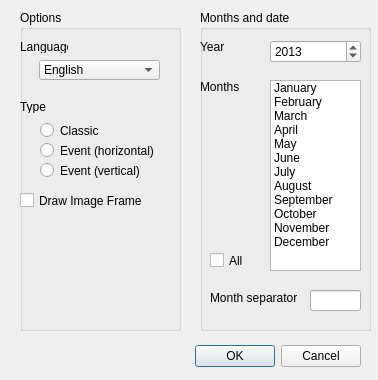
<?xml version="1.0" encoding="UTF-8"?>
<ui version="4.0">
 <class>calendar_win</class>
 <widget class="QDialog" name="calendar_win">
  <property name="geometry">
   <rect>
    <x>0</x>
    <y>0</y>
    <width>378</width>
    <height>380</height>
   </rect>
  </property>
  <property name="windowTitle">
   <string>Calendar Wizard</string>
  </property>
  <property name="windowIcon">
   <iconset>
    <normaloff>../../../scribus_git/scribus/Scribus/resources/icons/AppIcon2.png</normaloff>../../../scribus_git/scribus/Scribus/resources/icons/AppIcon2.png</iconset>
  </property>
  <widget class="QDialogButtonBox" name="buttonBox">
   <property name="geometry">
    <rect>
     <x>20</x>
     <y>340</y>
     <width>341</width>
     <height>32</height>
    </rect>
   </property>
   <property name="orientation">
    <enum>Qt::Horizontal</enum>
   </property>
   <property name="standardButtons">
    <set>QDialogButtonBox::Cancel|QDialogButtonBox::Ok</set>
   </property>
  </widget>
  <widget class="QGroupBox" name="cal_options_type">
   <property name="geometry">
    <rect>
     <x>20</x>
     <y>10</y>
     <width>161</width>
     <height>321</height>
    </rect>
   </property>
   <property name="title">
    <string>Options</string>
   </property>
   <property name="flat">
    <bool>false</bool>
   </property>
   <widget class="QLabel" name="langLabel">
    <property name="geometry">
     <rect>
      <x>0</x>
      <y>30</y>
      <width>48</width>
      <height>13</height>
     </rect>
    </property>
    <property name="text">
     <string>Language</string>
    </property>
   </widget>
   <widget class="QComboBox" name="langListbox">
    <property name="geometry">
     <rect>
      <x>19</x>
      <y>50</y>
      <width>121</width>
      <height>20</height>
     </rect>
    </property>
    <item>
     <property name="text">
      <string>English</string>
     </property>
    </item>
    <item>
     <property name="text">
      <string>Français</string>
     </property>
    </item>
    <item>
     <property name="text">
      <string>Deutsch</string>
     </property>
    </item>
    <item>
     <property name="text">
      <string>Italiano</string>
     </property>
    </item>
   </widget>
   <widget class="QLabel" name="typeLabel">
    <property name="geometry">
     <rect>
      <x>0</x>
      <y>90</y>
      <width>48</width>
      <height>13</height>
     </rect>
    </property>
    <property name="text">
     <string>Type</string>
    </property>
   </widget>
   <widget class="QRadioButton" name="typeClRadio">
    <property name="geometry">
     <rect>
      <x>20</x>
      <y>110</y>
      <width>93</width>
      <height>21</height>
     </rect>
    </property>
    <property name="text">
     <string>Classic</string>
    </property>
   </widget>
   <widget class="QRadioButton" name="typeEvRadio">
    <property name="geometry">
     <rect>
      <x>20</x>
      <y>130</y>
      <width>121</width>
      <height>21</height>
     </rect>
    </property>
    <property name="text">
     <string>Event (horizontal)</string>
    </property>
   </widget>
   <widget class="QRadioButton" name="typeVERadio">
    <property name="geometry">
     <rect>
      <x>20</x>
      <y>150</y>
      <width>111</width>
      <height>21</height>
     </rect>
    </property>
    <property name="text">
     <string>Event (vertical)</string>
    </property>
   </widget>
   <widget class="QCheckBox" name="imageCheck">
    <property name="geometry">
     <rect>
      <x>0</x>
      <y>180</y>
      <width>141</width>
      <height>21</height>
     </rect>
    </property>
    <property name="text">
     <string>Draw Image Frame</string>
    </property>
   </widget>
  </widget>
  <widget class="QGroupBox" name="cal_options_time">
   <property name="geometry">
    <rect>
     <x>200</x>
     <y>10</y>
     <width>171</width>
     <height>321</height>
    </rect>
   </property>
   <property name="title">
    <string>Months and date</string>
   </property>
   <widget class="QLabel" name="yearLabel">
    <property name="geometry">
     <rect>
      <x>0</x>
      <y>30</y>
      <width>48</width>
      <height>13</height>
     </rect>
    </property>
    <property name="text">
     <string>Year</string>
    </property>
   </widget>
   <widget class="QSpinBox" name="spinBox">
    <property name="geometry">
     <rect>
      <x>70</x>
      <y>30</y>
      <width>91</width>
      <height>23</height>
     </rect>
    </property>
    <property name="maximum">
     <number>9999</number>
    </property>
    <property name="value">
     <number>2013</number>
    </property>
   </widget>
   <widget class="QListWidget" name="monthListbox">
    <property name="geometry">
     <rect>
      <x>70</x>
      <y>70</y>
      <width>91</width>
      <height>191</height>
     </rect>
    </property>
    <item>
     <property name="text">
      <string>January</string>
     </property>
    </item>
    <item>
     <property name="text">
      <string>February</string>
     </property>
    </item>
    <item>
     <property name="text">
      <string>March</string>
     </property>
    </item>
    <item>
     <property name="text">
      <string>April</string>
     </property>
    </item>
    <item>
     <property name="text">
      <string>May</string>
     </property>
    </item>
    <item>
     <property name="text">
      <string>June</string>
     </property>
    </item>
    <item>
     <property name="text">
      <string>July</string>
     </property>
    </item>
    <item>
     <property name="text">
      <string>August</string>
     </property>
    </item>
    <item>
     <property name="text">
      <string>September</string>
     </property>
    </item>
    <item>
     <property name="text">
      <string>October</string>
     </property>
    </item>
    <item>
     <property name="text">
      <string>November</string>
     </property>
    </item>
    <item>
     <property name="text">
      <string>December</string>
     </property>
    </item>
   </widget>
   <widget class="QLabel" name="monthLabel">
    <property name="geometry">
     <rect>
      <x>0</x>
      <y>70</y>
      <width>48</width>
      <height>13</height>
     </rect>
    </property>
    <property name="text">
     <string>Months</string>
    </property>
   </widget>
   <widget class="QCheckBox" name="wholeYearCheck">
    <property name="geometry">
     <rect>
      <x>10</x>
      <y>240</y>
      <width>80</width>
      <height>21</height>
     </rect>
    </property>
    <property name="text">
     <string>All</string>
    </property>
   </widget>
   <widget class="QLabel" name="sepMonthsLabel">
    <property name="geometry">
     <rect>
      <x>10</x>
      <y>280</y>
      <width>91</width>
      <height>16</height>
     </rect>
    </property>
    <property name="text">
     <string>Month separator</string>
    </property>
   </widget>
   <widget class="QLineEdit" name="sepMonthsEntry">
    <property name="geometry">
     <rect>
      <x>110</x>
      <y>280</y>
      <width>51</width>
      <height>21</height>
     </rect>
    </property>
   </widget>
  </widget>
 </widget>
 <resources/>
 <connections>
  <connection>
   <sender>buttonBox</sender>
   <signal>accepted()</signal>
   <receiver>calendar_win</receiver>
   <slot>accept()</slot>
   <hints>
    <hint type="sourcelabel">
     <x>248</x>
     <y>254</y>
    </hint>
    <hint type="destinationlabel">
     <x>157</x>
     <y>274</y>
    </hint>
   </hints>
  </connection>
  <connection>
   <sender>buttonBox</sender>
   <signal>rejected()</signal>
   <receiver>calendar_win</receiver>
   <slot>reject()</slot>
   <hints>
    <hint type="sourcelabel">
     <x>316</x>
     <y>260</y>
    </hint>
    <hint type="destinationlabel">
     <x>286</x>
     <y>274</y>
    </hint>
   </hints>
  </connection>
 </connections>
</ui>
